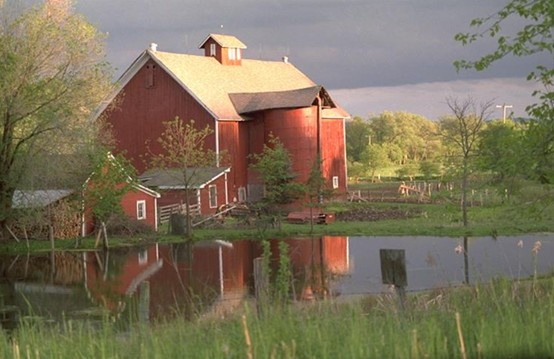
#> input picture model/img_house.jpg, 554 x 359 px
$ python pic2bayer.py
#> lines starting #> are read from the running program, lines starting #| are printed output that depends on the picture
from PIL import Image
import numpy as np
import cv2

IMG_JPG_PATH = './img_house.jpg'
NEW_WIDTH = 128 # 1280
NEW_HEIGHT = 72 # 720
RESIZE_JPG_PATH = './img_rgb_resize.jpg'
RESIZE_BAYER_PATH = './img_bayer_resize.jpg'
BAYER_DATA_PATH = './img_bayer.txt'
BAYER_BIN_PATH = './img_bayer_bin.txt'

def int_to_bin8(number):
    binary_string = bin(number & 0xFF)[2:]  # & 0xFF 确保只取低 8 位
    return binary_string.zfill(8)  # 使用 zfill 方法补齐到 8 位

def int_to_bin16(number):
    binary_string = bin(number & 0xFFFF)[2:]  # & 0xFF 确保只取低 8 位
    return binary_string.zfill(16)  # 使用 zfill 方法补齐到 8 位

def bayer_to_bin(img_bayer,bin_path,data_path):
    print(50*'-' + '\nBayer Bin Writing......\n')
    f = open(bin_path,'w+')
    f1 = open(data_path,'w+')
    for x in range(0,img_bayer.shape[0]):
        for y in range(0,img_bayer.shape[1]):
            bayer_bin = int_to_bin16(img_bayer[x,y])
            f.write(str(bayer_bin))
            f1.write("(%d,%d):%d"%(x,y,img_bayer[x,y]))
            f.write('\n')
            f1.write('\n')
    f.close()
    f1.close()
    print('\nBayer Bin Writing Done......\n' + 50*'-')

'''
img = cv2.imread("./img.jpg",cv2.IMREAD_UNCHANGED)

(height, width) = img.shape[:2]
(B,G,R) = cv2.split(img)
img_conf = img
img_conf[:,:,0]=B
img_conf[:,:,1]=G
img_conf[:,:,2]=R
cv2.imwrite('conf_img.jpg', img_conf)
bayer = np.empty((height, width), np.uint16)
bayer[0::2, 0::2] = R[0::2, 0::2] # top left
bayer[0::2, 1::2] = G[0::2, 1::2] # top right
bayer[1::2, 0::2] = G[1::2, 0::2] # bottom left
bayer[1::2, 1::2] = B[1::2, 1::2] # bottom right

cv2.imwrite('bayer_img.jpg', bayer)

img_rgb_conf = cv2.imread('bayer_img.jpg',cv2.COLOR_BayerRGGB2BGR)
cv2.imwrite('img_rgb_conf.jpg',img_rgb_conf)
'''

# 1. 加载 JPG 图片
print(50*'-' + '\nLoading JPG Image......\n')
image = cv2.imread(IMG_JPG_PATH, cv2.IMREAD_UNCHANGED)
#> image is the input picture: shape (359, 554, 3); mean B, G, R 90.2, 113.2, 123.6
# 2. resize JPG 图片
print(50*'-' + '\nResizing JPG Image......\n')
print('Resized JPG Image shape:(%d,%d)\n'%(NEW_WIDTH,NEW_HEIGHT))
resized_image = cv2.resize(image, (NEW_WIDTH,NEW_HEIGHT), interpolation=cv2.INTER_AREA)
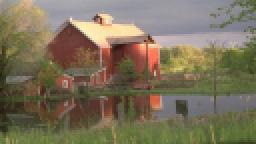
#> resized_image: shape (72, 128, 3) (shown 2 times larger); mean B, G, R 90.2, 113.2, 123.6
cv2.imwrite(RESIZE_JPG_PATH, resized_image)

# 3. 转成Bayer形式（以下为RGGB）
(height, width) = resized_image.shape[:2]
#> height = 72; width = 128
(B,G,R) = cv2.split(resized_image)
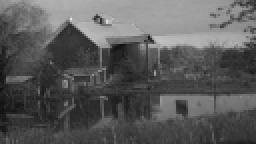
#> B: shape (72, 128) (shown 2 times larger); min 14, max 229, mean 90.2
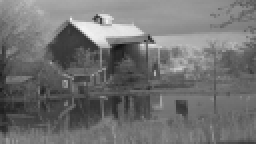
#> G: shape (72, 128) (shown 2 times larger); min 19, max 244, mean 113.2
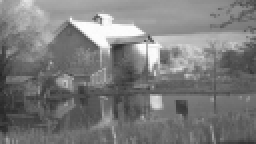
#> R: shape (72, 128) (shown 2 times larger); min 37, max 254, mean 123.6
# [5 lines of commented-out code are left out]

bayer = np.empty((height, width), np.uint16)

# strided slicing for this pattern:
#   R G
#   G B
bayer[0::2, 0::2] = R[0::2, 0::2] # top left
bayer[0::2, 1::2] = G[0::2, 1::2] # top right
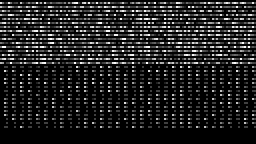
#> bayer: shape (72, 128) uint16 (shown 2 times larger); min 0, max 65008, mean 8844.7; drawn with min black and max white
bayer[1::2, 0::2] = G[1::2, 0::2] # bottom left
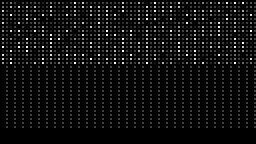
#> bayer: shape (72, 128) uint16 (shown 2 times larger); min 0, max 65008, mean 3729.4; drawn with min black and max white
bayer[1::2, 1::2] = B[1::2, 1::2] # bottom right
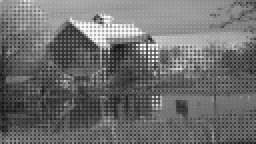
#> bayer: shape (72, 128) uint16 (shown 2 times larger); min 18, max 253, mean 110

cv2.imwrite(RESIZE_BAYER_PATH, bayer)

# 4. 把bayer图片数据转成uint16格式
img_array = cv2.imread(RESIZE_BAYER_PATH,cv2.IMREAD_UNCHANGED)
#> img_array: shape (72, 128); min 16, max 255, mean 110
img_array = img_array.astype(np.uint16)

# 打印图像数组的形状和数据类型，以确保它符合 RGB888 的要求
print('Resized Bayer Image shape:', img_array.shape)
#| Resized Bayer Image shape: (72, 128)
print('Resized Bayer Image dtype:', img_array.dtype)
#| Resized Bayer Image dtype: uint16

print('\nLoading Bayer Image Done......\n')
#img.save('img_rgb888.jpg')

# 5. 把bayer图片数据转成bin文件
#bayer_to_bin(img_array,BAYER_BIN_PATH,BAYER_DATA_PATH)
